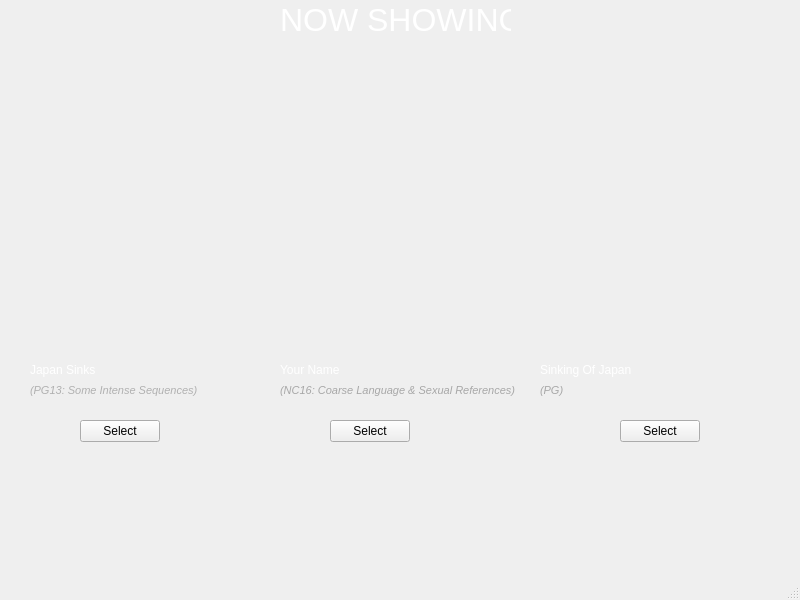
<?xml version="1.0" encoding="UTF-8"?>
<ui version="4.0">
 <class>Mainpage2</class>
 <widget class="QMainWindow" name="Mainpage2">
  <property name="geometry">
   <rect>
    <x>0</x>
    <y>0</y>
    <width>800</width>
    <height>600</height>
   </rect>
  </property>
  <property name="windowTitle">
   <string>MainWindow</string>
  </property>
  <widget class="QWidget" name="centralwidget">
   <widget class="QLabel" name="Movie_1">
    <property name="geometry">
     <rect>
      <x>30</x>
      <y>50</y>
      <width>221</width>
      <height>301</height>
     </rect>
    </property>
    <property name="text">
     <string>&lt;html&gt;&lt;head/&gt;&lt;body&gt;&lt;p&gt;&lt;img src=&quot;:/resources/img/JapanSinks2020.png&quot;/&gt;&lt;/p&gt;&lt;/body&gt;&lt;/html&gt;</string>
    </property>
   </widget>
   <widget class="QPushButton" name="SelectButton">
    <property name="geometry">
     <rect>
      <x>80</x>
      <y>420</y>
      <width>80</width>
      <height>22</height>
     </rect>
    </property>
    <property name="text">
     <string>Select</string>
    </property>
   </widget>
   <widget class="QLabel" name="Movie_2">
    <property name="geometry">
     <rect>
      <x>280</x>
      <y>50</y>
      <width>221</width>
      <height>301</height>
     </rect>
    </property>
    <property name="text">
     <string>&lt;html&gt;&lt;head/&gt;&lt;body&gt;&lt;p&gt;&lt;img src=&quot;:/resources/img/your_name.jpg&quot;/&gt;&lt;/p&gt;&lt;/body&gt;&lt;/html&gt;</string>
    </property>
   </widget>
   <widget class="QLabel" name="MovieTitle_1">
    <property name="geometry">
     <rect>
      <x>30</x>
      <y>360</y>
      <width>131</width>
      <height>21</height>
     </rect>
    </property>
    <property name="text">
     <string>&lt;html&gt;&lt;head/&gt;&lt;body&gt;&lt;p&gt;&lt;span style=&quot; color:#ffffff;&quot;&gt;Japan Sinks&lt;/span&gt;&lt;/p&gt;&lt;/body&gt;&lt;/html&gt;</string>
    </property>
   </widget>
   <widget class="QLabel" name="Rating_1">
    <property name="geometry">
     <rect>
      <x>30</x>
      <y>380</y>
      <width>241</width>
      <height>21</height>
     </rect>
    </property>
    <property name="text">
     <string>&lt;html&gt;&lt;head/&gt;&lt;body&gt;&lt;p&gt;&lt;span style=&quot; font-size:8pt; font-style:italic; color:#b0b0b0;&quot;&gt;(PG13: Some Intense Sequences)&lt;/span&gt;&lt;/p&gt;&lt;/body&gt;&lt;/html&gt;</string>
    </property>
   </widget>
   <widget class="QLabel" name="Rating_2">
    <property name="geometry">
     <rect>
      <x>280</x>
      <y>380</y>
      <width>341</width>
      <height>21</height>
     </rect>
    </property>
    <property name="text">
     <string>&lt;html&gt;&lt;head/&gt;&lt;body&gt;&lt;p&gt;&lt;span style=&quot; font-size:8pt; font-style:italic; color:#a7a7a7;&quot;&gt;(NC16: Coarse Language &amp;amp; Sexual References)&lt;/span&gt;&lt;/p&gt;&lt;/body&gt;&lt;/html&gt;</string>
    </property>
   </widget>
   <widget class="QLabel" name="MovieTitle_2">
    <property name="geometry">
     <rect>
      <x>280</x>
      <y>360</y>
      <width>131</width>
      <height>21</height>
     </rect>
    </property>
    <property name="text">
     <string>&lt;html&gt;&lt;head/&gt;&lt;body&gt;&lt;p&gt;&lt;span style=&quot; color:#ffffff;&quot;&gt;Your Name&lt;/span&gt;&lt;/p&gt;&lt;/body&gt;&lt;/html&gt;</string>
    </property>
   </widget>
   <widget class="QPushButton" name="SelectButton_2">
    <property name="geometry">
     <rect>
      <x>330</x>
      <y>420</y>
      <width>80</width>
      <height>22</height>
     </rect>
    </property>
    <property name="text">
     <string>Select</string>
    </property>
   </widget>
   <widget class="QLabel" name="Movie_3">
    <property name="geometry">
     <rect>
      <x>540</x>
      <y>50</y>
      <width>221</width>
      <height>301</height>
     </rect>
    </property>
    <property name="text">
     <string>&lt;html&gt;&lt;head/&gt;&lt;body&gt;&lt;p&gt;&lt;img src=&quot;:/resources/img/Sinking_of_japan.jpg&quot;/&gt;&lt;/p&gt;&lt;/body&gt;&lt;/html&gt;</string>
    </property>
   </widget>
   <widget class="QLabel" name="MovieTitle_3">
    <property name="geometry">
     <rect>
      <x>540</x>
      <y>360</y>
      <width>131</width>
      <height>21</height>
     </rect>
    </property>
    <property name="text">
     <string>&lt;html&gt;&lt;head/&gt;&lt;body&gt;&lt;p&gt;&lt;span style=&quot; color:#ffffff;&quot;&gt;Sinking Of Japan&lt;/span&gt;&lt;/p&gt;&lt;/body&gt;&lt;/html&gt;</string>
    </property>
   </widget>
   <widget class="QLabel" name="Rating_3">
    <property name="geometry">
     <rect>
      <x>540</x>
      <y>380</y>
      <width>341</width>
      <height>21</height>
     </rect>
    </property>
    <property name="text">
     <string>&lt;html&gt;&lt;head/&gt;&lt;body&gt;&lt;p&gt;&lt;span style=&quot; font-size:8pt; font-style:italic; color:#a7a7a7;&quot;&gt;(PG)&lt;/span&gt;&lt;/p&gt;&lt;/body&gt;&lt;/html&gt;</string>
    </property>
   </widget>
   <widget class="QPushButton" name="SelectButton_3">
    <property name="geometry">
     <rect>
      <x>620</x>
      <y>420</y>
      <width>80</width>
      <height>22</height>
     </rect>
    </property>
    <property name="text">
     <string>Select</string>
    </property>
   </widget>
   <widget class="QLabel" name="label">
    <property name="geometry">
     <rect>
      <x>280</x>
      <y>0</y>
      <width>231</width>
      <height>41</height>
     </rect>
    </property>
    <property name="text">
     <string>&lt;html&gt;&lt;head/&gt;&lt;body&gt;&lt;p&gt;&lt;span style=&quot; font-size:24pt; color:#ffffff;&quot;&gt;NOW SHOWING&lt;/span&gt;&lt;/p&gt;&lt;/body&gt;&lt;/html&gt;</string>
    </property>
   </widget>
   <widget class="QLabel" name="label_2">
    <property name="geometry">
     <rect>
      <x>0</x>
      <y>0</y>
      <width>811</width>
      <height>611</height>
     </rect>
    </property>
    <property name="text">
     <string>&lt;html&gt;&lt;head/&gt;&lt;body&gt;&lt;p&gt;&lt;img src=&quot;:/resources/img/Now_Showing.jpg&quot;/&gt;&lt;/p&gt;&lt;/body&gt;&lt;/html&gt;</string>
    </property>
   </widget>
   <zorder>label_2</zorder>
   <zorder>Movie_1</zorder>
   <zorder>SelectButton</zorder>
   <zorder>Movie_2</zorder>
   <zorder>MovieTitle_1</zorder>
   <zorder>Rating_1</zorder>
   <zorder>Rating_2</zorder>
   <zorder>MovieTitle_2</zorder>
   <zorder>SelectButton_2</zorder>
   <zorder>Movie_3</zorder>
   <zorder>MovieTitle_3</zorder>
   <zorder>Rating_3</zorder>
   <zorder>SelectButton_3</zorder>
   <zorder>label</zorder>
  </widget>
  <widget class="QMenuBar" name="menubar">
   <property name="geometry">
    <rect>
     <x>0</x>
     <y>0</y>
     <width>800</width>
     <height>21</height>
    </rect>
   </property>
  </widget>
  <widget class="QStatusBar" name="statusbar"/>
 </widget>
 <resources/>
 <connections/>
</ui>
